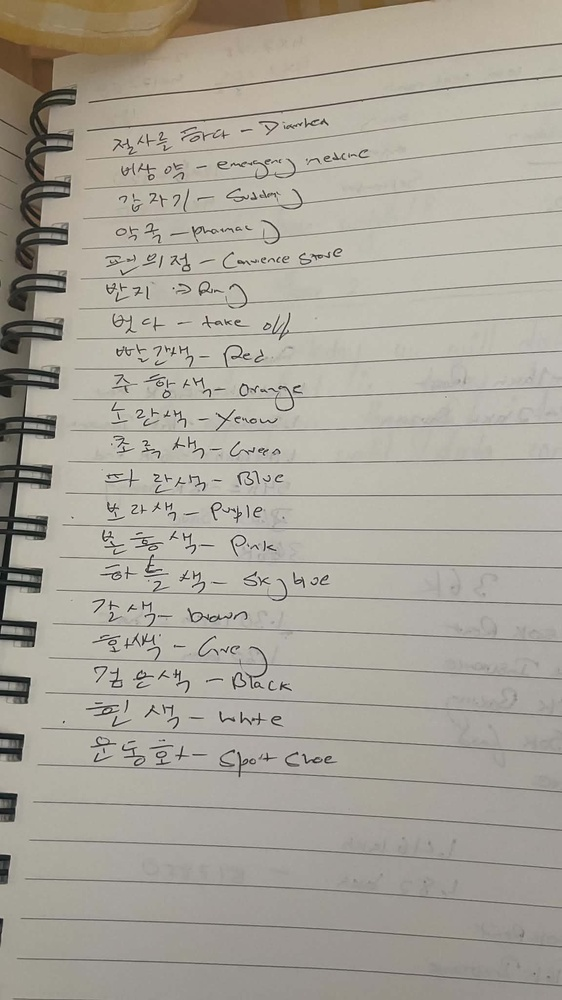
#> input picture images/cat.jpg, 562 x 1000 px, shrunk from 1152 x 2048 before the run
$ python read_image8_7.py
#> lines starting #> are read from the running program, lines starting #| are printed output that depends on the picture
# [12 lines of commented-out code are left out]
import cv2
import numpy as np

image = cv2.imread("images/cat.jpg")
#> image is the input picture: shape (1000, 562, 3); mean B, G, R 154.1, 164.6, 169

height, width = image.shape[:2]
#> height = 1000; width = 562

matrix = np.float32([
    [1, 0, 100],
    [0, 1, 50]
])
gray = cv2.cvtColor(image, cv2.COLOR_BGR2GRAY)#to convert the image to gray scale we use cvtColor and then we have to specify the color space we want to convert to in this case we want to convert to gray scale so we use cv2.COLOR_BGR2GRAY
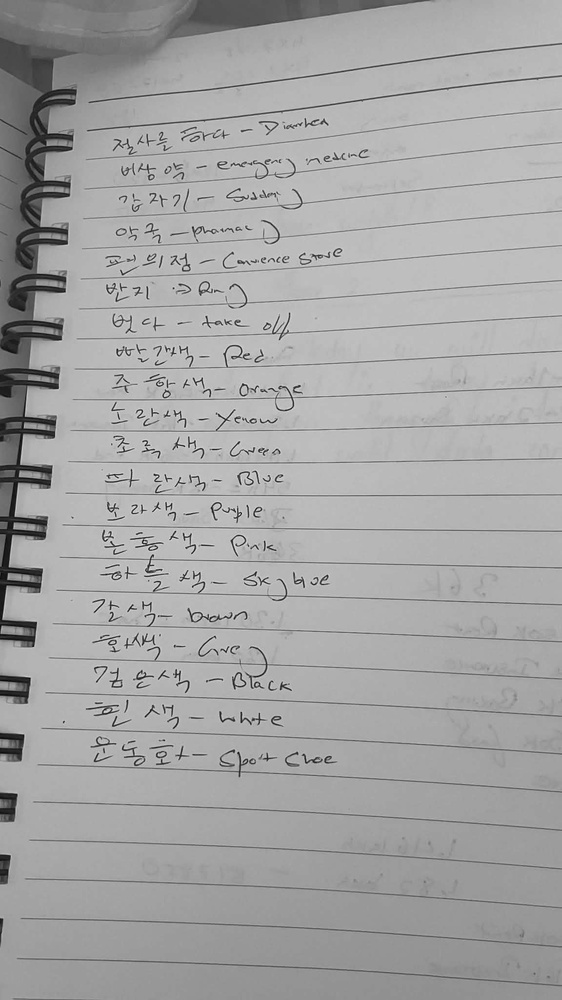
#> gray: shape (1000, 562); min 4, max 243, mean 164.6

blurred = cv2.GaussianBlur(gray, (5, 5), 0)#to blur the image we use GaussianBlur and then we have to specify the kernel size in this case we use (5, 5) and then we have to specify the standard deviation in this case we use 0

edges = cv2.Canny(blurred, 100, 200)#to detect edges in the image we use Canny and then we have to specify the threshold values in this case we use 100 and 200
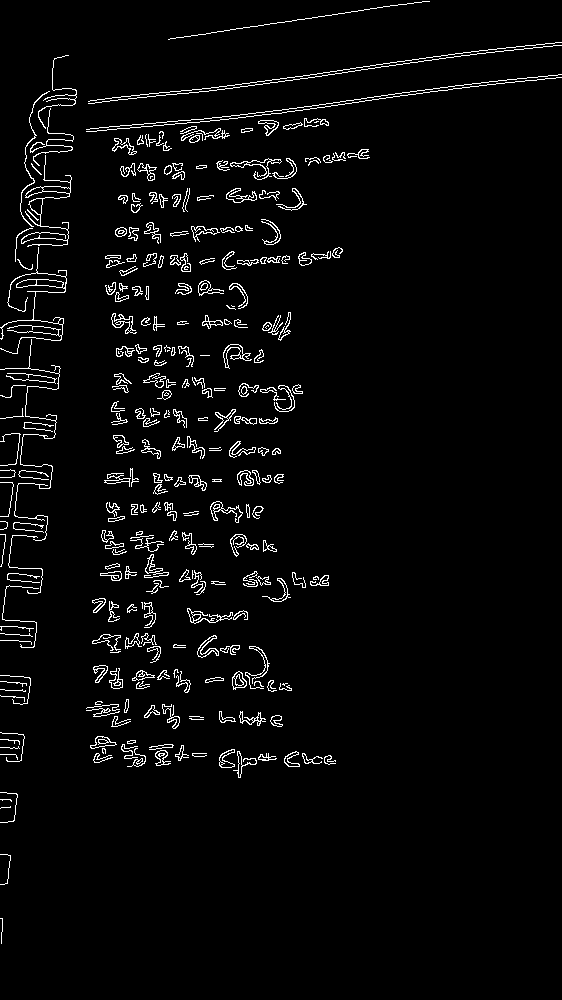
#> edges: shape (1000, 562); 3.5% white in thin lines or dots
rectangle = cv2.rectangle(image.copy(), (50, 50), (200, 200), (0, 255, 0), 2)#in shape lke circle rectangle and line we have to go image.cop() otherwise it will change the original image and we will not be able to see the original image in the end
translated = cv2.warpAffine(image, matrix, (width, height))
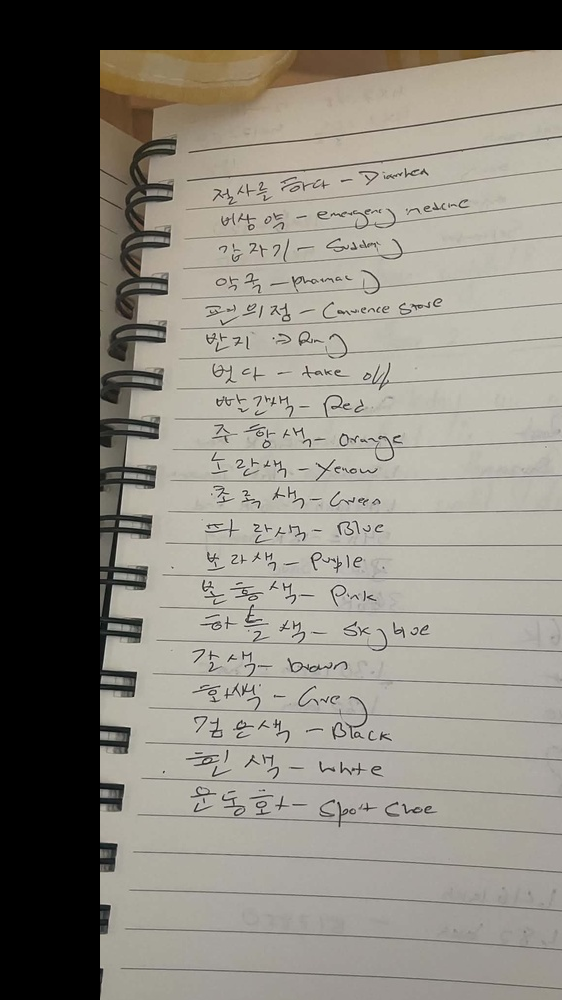
#> translated: shape (1000, 562, 3); mean B, G, R 119.2, 127.9, 131.6
blurr = cv2.GaussianBlur(image, (3, 3), 0)#kernel must be odd number
cv2.imshow("Original", image)
cv2.imshow("rectangle", rectangle)
cv2.imshow("blurred", blurr)
cv2.imshow("Gray", gray)
cv2.imshow("Blurred", blurred)
cv2.imshow("Edges", edges)
cv2.waitKey(0)
cv2.destroyAllWindows()
print(edges.dtype)
#| uint8
print(edges.min())
#| 0
print(edges.max())
#| 255
